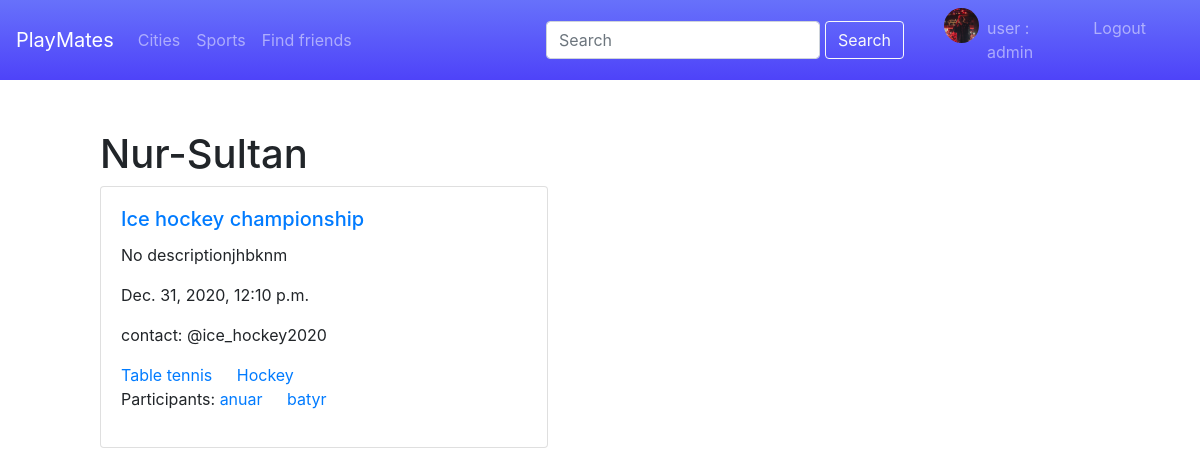
The page /city/nur-sultan/ (signed in) on the database its author committed.
### users/models.py (models this page shows, shortened)
class Profile(models.Model):
	user = models.OneToOneField(User, on_delete=models.CASCADE)
	address = models.CharField(max_length=150)
	image = models.ImageField(default='default.jpg', upload_to='profile_pics/')
	contact = models.CharField(max_length=150, default='unknown')
	profile_events = models.ManyToManyField('Event', blank=True, related_name='profiles')
	def get_absolute_url(self):
		return reverse('profile_detail_url', kwargs={'id': self.id})

class City(models.Model):
	title = models.CharField(max_length=100, unique=True)
	slug = models.SlugField(max_length=100, blank=True, unique=True)
	class Meta:
		ordering = ['-title']

class Event(models.Model):
	title = models.CharField(max_length=150)
	description = models.TextField(default='No description')
	total_participants = models.IntegerField()
	current_participants = models.IntegerField(default=1)
	time = models.DateTimeField()
	contact = models.CharField(max_length=150, default='unknown')
	slug = models.SlugField(max_length=150, unique=True)
	tags = models.ManyToManyField('Tag', blank=True, related_name='events')
	city = models.ManyToManyField('City', blank=True, related_name='events')
	participants = models.ManyToManyField('Profile', blank=True, related_name='events')
	def get_absolute_url(self):
		return reverse('event_detail_url', kwargs={'slug': self.slug})
	class Meta:
		ordering = ['-time']

class Tag(models.Model):
	title = models.CharField(max_length=100)
	slug = models.SlugField(max_length=100, blank=True, unique=True)
	class Meta:
		ordering = ['-title']

### users/views.py (the view)
# urls.py: path('city/<str:slug>/', views.city_detail, name='city_detail_url'),
def city_detail(request, slug):
	city = City.objects.get(slug__iexact=slug)
	return render(request, 'city_detail.html', context= {'city': city})

### users/templates/city_detail.html (shortened to what this page needs)
{% extends "base_city.html" %}
{% block content %}
<h1>{{city.title}}</h1>
    {% for event in city.events.all %}
    <div class="card" style="width: 28rem;">
		  <div class="card-body">
		    <a href="{{event.get_absolute_url}}"><h5 class="card-title">{{event.title}}</h5></a>
		    <p class="card-text">{{event.description}}</p>
		    <p class="card-text">{{event.time}}</p>
		    <p class="card-text">contact: {{event.contact}}</p>
		    {% for tag in event.tags.all %}
		    <a href="#" class="card-link">{{tag.title}}</a>
		    {% endfor %}
		    <p>Participants:  {% for profile in event.participants.all %}
		    <a href="{{profile.get_absolute_url}}" class="card-link"> {{profile.user}}</a>
		    {% endfor %}</p>
		  </div>
		</div>
		<br>
    {% endfor %}
{% endblock %}

### templates/header.html (shortened to what this page needs)
<!DOCTYPE html>
<html lang="en">
<head>
    <link rel="stylesheet" href="static/bootstrap-4.4.1-dist/css/bootstrap.min.css">
</head>
<body>
    <nav class="navbar navbar-dark navbar-expand-sm bg-my" style="background:  linear-gradient(#6771fb, #4e43f9);">
        <a href="{% url 'index' %}" class="navbar-brand mr-10">PlayMates</a>
        <div class="collapse navbar-collapse navbarMenu">
            <ul class="navbar-nav mr-auto">
                <li class="nav-item ">
                    <a class="links nav-link" href="{% url 'cities' %}">Cities</a>
                </li>
                <li class="nav-item ">
                    <a class="links nav-link" href="{% url 'sports' %}">Sports</a>
                </li>
                <li class="nav-item ">
                    <a class="links nav-link" href="{% url 'users' %}">Find friends</a>
                </li>
            </ul>
        </div>
        <form class="form-inline navbar-collapse collapse navbarMenu justify-content-end ml-auto" style="margin-right:10px ;">
            <input class="form-control" type="search" style="min-width: 30%; max-width: 70%; margin-right: 5px;" placeholder="Search" aria-label="Search">
            <button class="btn btn-outline-light my-1 my-sm-0" type="submit">Search</button>
        </form>
        <div class="navbar-collapse collapse justify-content-end" style=" max-width:270px">
            <ul class="navbar-nav " style="margin-left:30px ; margin-right:30px;">
                <li class="nav-item ">
                    {% if user.is_authenticated %}
                    <img src="{{user.profile.image.url}}" style="border-radius: 50%; width: 35px; height: 35px;" alt="">
                </li>
                <li class="nav-item ">
                    <a class="links nav-link" href="{% url 'profile' %}">user :  {{user.username}}</a>
                </li>
                <li class="nav-item ">
                    <a class="links nav-link" href="{% url 'logout' %}">Logout</a>
                </li>
                {% endif %}
            </ul>
        </div>
    </nav>
    <div style="margin: 50px; margin-left: 100px;">
      {% block content %}
    {% endblock %}
    </div>
</body>
</html>

### rows shown on the page
City: title "Nur-Sultan"
Event: title "Ice hockey championship", description "No descriptionjhbknm", time "Dec. 31, 2020, 12:10 p.m.", contact "@ice_hockey2020"
Tag: title "Table tennis"
Tag: title "Hockey"
Profile: user "anuar"
Profile: user "batyr"

### other values the page prints
{{ user.username }} "admin"
